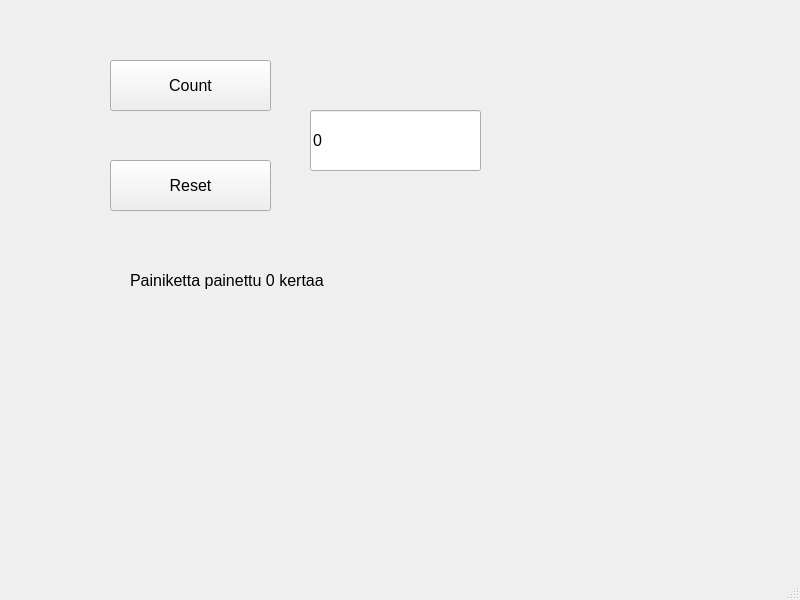
<?xml version="1.0" encoding="UTF-8"?>
<ui version="4.0">
 <class>MainWindow</class>
 <widget class="QMainWindow" name="MainWindow">
  <property name="geometry">
   <rect>
    <x>0</x>
    <y>0</y>
    <width>800</width>
    <height>600</height>
   </rect>
  </property>
  <property name="windowTitle">
   <string>MainWindow</string>
  </property>
  <widget class="QWidget" name="centralwidget">
   <widget class="QPushButton" name="btnCount">
    <property name="geometry">
     <rect>
      <x>110</x>
      <y>60</y>
      <width>161</width>
      <height>51</height>
     </rect>
    </property>
    <property name="font">
     <font>
      <pointsize>12</pointsize>
     </font>
    </property>
    <property name="text">
     <string>Count</string>
    </property>
   </widget>
   <widget class="QPushButton" name="btnReset">
    <property name="geometry">
     <rect>
      <x>110</x>
      <y>160</y>
      <width>161</width>
      <height>51</height>
     </rect>
    </property>
    <property name="font">
     <font>
      <pointsize>12</pointsize>
     </font>
    </property>
    <property name="text">
     <string>Reset</string>
    </property>
   </widget>
   <widget class="QLineEdit" name="txtResult">
    <property name="geometry">
     <rect>
      <x>310</x>
      <y>110</y>
      <width>171</width>
      <height>61</height>
     </rect>
    </property>
    <property name="font">
     <font>
      <pointsize>12</pointsize>
     </font>
    </property>
    <property name="text">
     <string>0</string>
    </property>
   </widget>
   <widget class="QLabel" name="labelInfo">
    <property name="geometry">
     <rect>
      <x>130</x>
      <y>240</y>
      <width>291</width>
      <height>81</height>
     </rect>
    </property>
    <property name="font">
     <font>
      <pointsize>12</pointsize>
     </font>
    </property>
    <property name="text">
     <string>Painiketta painettu 0 kertaa</string>
    </property>
   </widget>
  </widget>
  <widget class="QMenuBar" name="menubar">
   <property name="geometry">
    <rect>
     <x>0</x>
     <y>0</y>
     <width>800</width>
     <height>25</height>
    </rect>
   </property>
  </widget>
  <widget class="QStatusBar" name="statusbar"/>
 </widget>
 <resources/>
 <connections/>
</ui>
